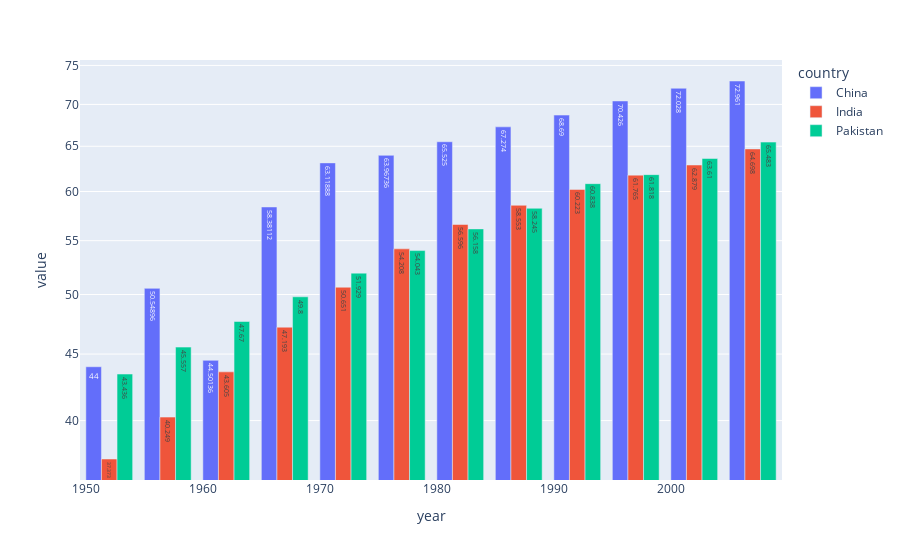

The notebook cell saved with this chart:
### Code cell
# grouped bar chart -> text_auto
px.bar(temp_co, x=temp_co.index, y=temp_co.columns,barmode='group', log_y=True, text_auto=True)
# log_y (boolean (default False)) – If True, 
# the y-axis is log-scaled in cartesian coordinates.
# text_auto (bool or string (default False)) – 
# If True or a string, the x or y or z values will be displayed as text,
# depending on the orientation A string like '.2f' will be interpreted as
# a texttemplate numeric formatting directive.

### Figure 1 — Plotly figure (JSON) as saved in the notebook; plotly's stock layout.template omitted (floating-point values rounded to 4 significant figures)
{"data": [{"alignmentgroup": "True", "hovertemplate": "country=China<br>year=%{x}<br>value=%{y}<extra></extra>", "legendgroup": "China", "marker": {"color": "#636efa", "pattern": {"shape": ""}}, "name": "China", "offsetgroup": "China", "orientation": "v", "showlegend": true, "textposition": "auto", "texttemplate": "%{y}", "type": "bar", "x": [1952, 1957, 1962, 1967, 1972, 1977, 1982, 1987, 1992, 1997, 2002, 2007], "xaxis": "x", "y": [44, 50.55, 44.5, 58.38, 63.12, 63.97, 65.53, 67.27, 68.69, 70.43, 72.03, 72.96], "yaxis": "y"}, {"alignmentgroup": "True", "hovertemplate": "country=India<br>year=%{x}<br>value=%{y}<extra></extra>", "legendgroup": "India", "marker": {"color": "#EF553B", "pattern": {"shape": ""}}, "name": "India", "offsetgroup": "India", "orientation": "v", "showlegend": true, "textposition": "auto", "texttemplate": "%{y}", "type": "bar", "x": [1952, 1957, 1962, 1967, 1972, 1977, 1982, 1987, 1992, 1997, 2002, 2007], "xaxis": "x", "y": [37.37, 40.25, 43.6, 47.19, 50.65, 54.21, 56.6, 58.55, 60.22, 61.77, 62.88, 64.7], "yaxis": "y"}, {"alignmentgroup": "True", "hovertemplate": "country=Pakistan<br>year=%{x}<br>value=%{y}<extra></extra>", "legendgroup": "Pakistan", "marker": {"color": "#00cc96", "pattern": {"shape": ""}}, "name": "Pakistan", "offsetgroup": "Pakistan", "orientation": "v", "showlegend": true, "textposition": "auto", "texttemplate": "%{y}", "type": "bar", "x": [1952, 1957, 1962, 1967, 1972, 1977, 1982, 1987, 1992, 1997, 2002, 2007], "xaxis": "x", "y": [43.44, 45.56, 47.67, 49.8, 51.93, 54.04, 56.16, 58.24, 60.84, 61.82, 63.61, 65.48], "yaxis": "y"}], "layout": {"barmode": "group", "legend": {"title": {"text": "country"}, "tracegroupgap": 0}, "margin": {"t": 60}, "xaxis": {"anchor": "y", "domain": [0, 1], "title": {"text": "year"}}, "yaxis": {"anchor": "x", "domain": [0, 1], "title": {"text": "value"}, "type": "log"}}}
